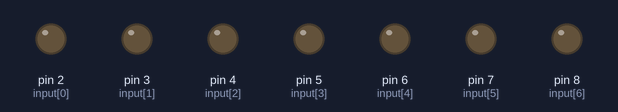
Recording of a sketch running on a simulated Arduino Uno, built with avr-gcc and run on an emulated ATmega328P. Parts: output pins drawn as LEDs (lit = HIGH).

Above: at 0.05 s.
At 0.35 s:
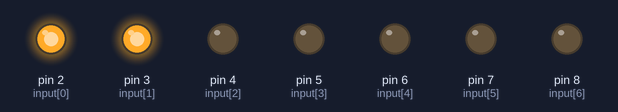
At 0.75 s:
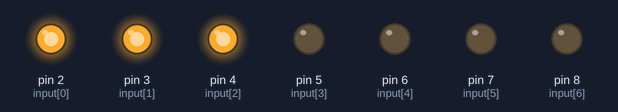
At 1.45 s:
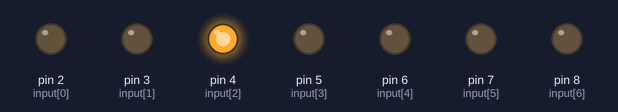
At 2.15 s:
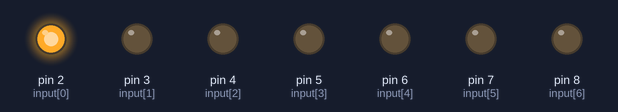
At 2.85 s:
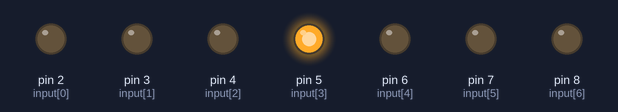
Timing chart, 0 to 3.1 s (numbered marks = the images above):
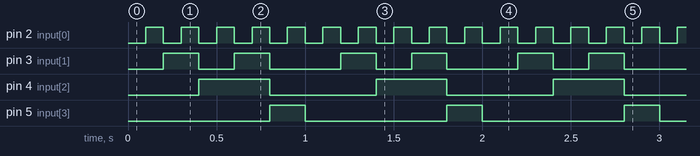

Measured:
- by itself, pin 2 (input[0]): alternates HIGH for 0.10 s and LOW for 0.10 s
- by itself, pin 3 (input[1]): repeats every 1.0 s: LOW 0.20 s, HIGH 0.20 s, LOW 0.40 s, HIGH 0.20 s
- by itself, pin 4 (input[2]): alternates HIGH for 0.40 s and LOW for 0.60 s
- by itself, pin 5 (input[3]): alternates HIGH for 0.20 s and LOW for 0.80 s

The sketch:

SingleCounter.ino
```cpp
// C++ code


int input[] = {2,3,4,5,6,7,8};
void setup()
{
  for(int i=0;i<=6;i++)
  {
    pinMode(input[i],OUTPUT);
  }
}

void loop()
{
      for(int z=0;z<=9;z++)
      {
        digitalWrite(input[6],0);
        digitalWrite(input[0],z%2);
        digitalWrite(input[1],(z/2)%2);
        digitalWrite(input[2],(z/4)%2);
        digitalWrite(input[3],(z/8)%2);
        delay(100);
      }
}
```
